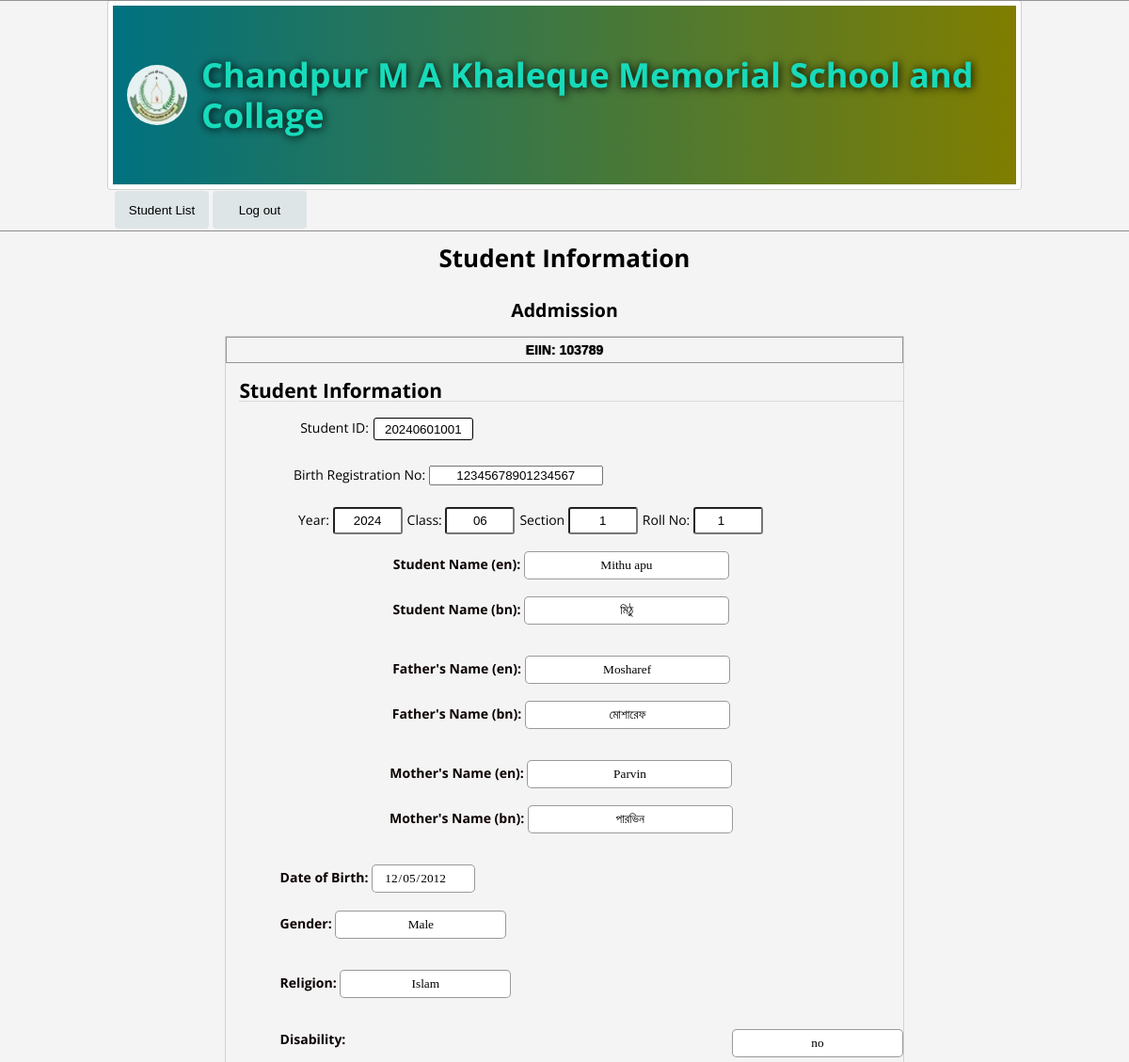
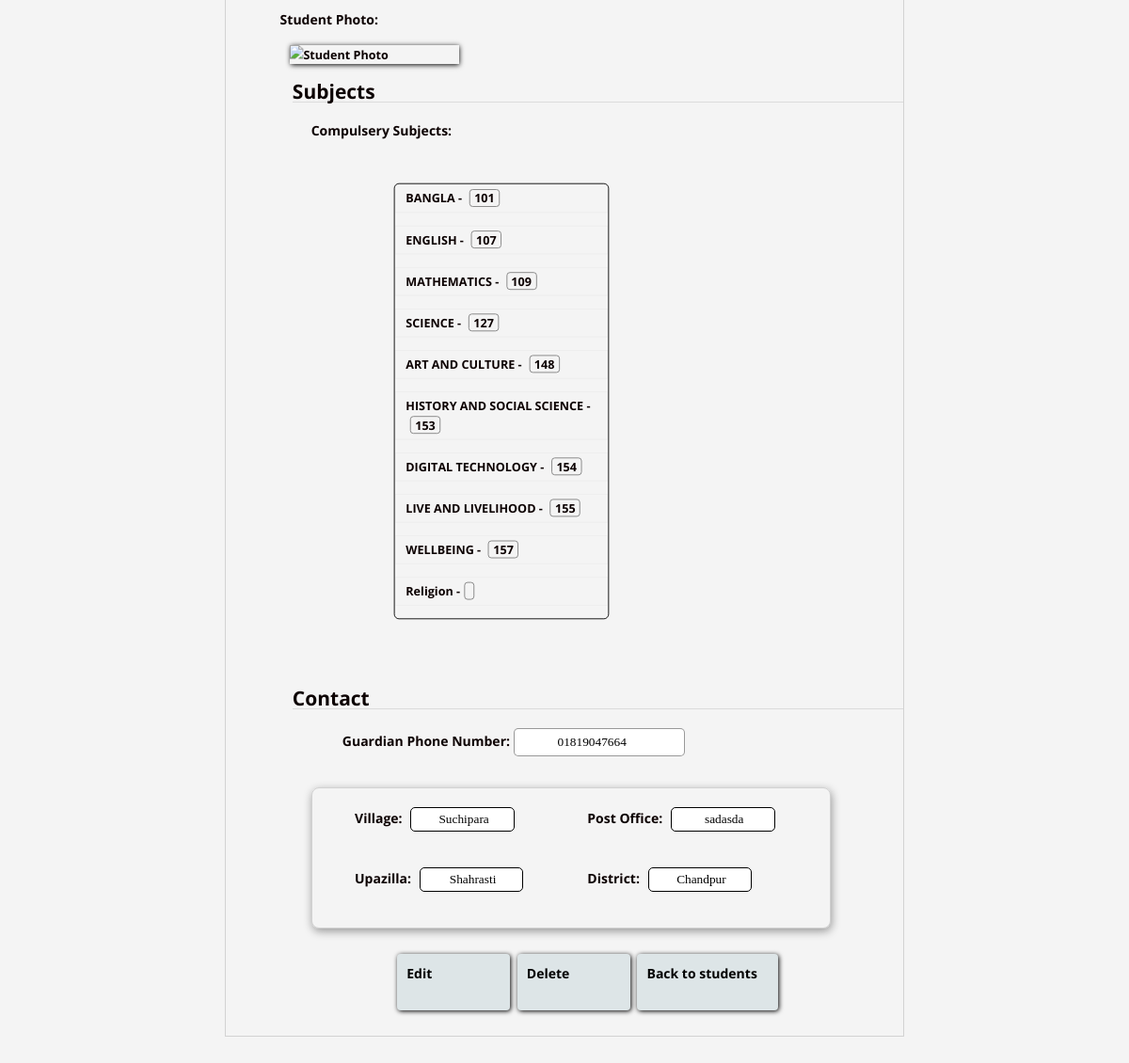
The app's page /display_student/1 (signed in) with its own data (2 pictures, top to bottom).
### tables this page shows
CREATE TABLE students (
                id INTEGER PRIMARY KEY AUTOINCREMENT,
                reg TEXT,
                year TEXT,
                calss TEXT,
                section INTEGER,
                roll INTEGER,
                s_name_en TEXT,
                s_name_bn TEXT,
                f_name_en TEXT,
                f_name_bn TEXT,
                m_name_en TEXT,
                m_name_bn TEXT,
                dob TEXT,
                gender TEXT,
                Religion TEXT,
                disability TEXT,
                photo BLOB,  -- Updated data type for photo storage
                number TEXT,
                vi TEXT,
                post TEXT,
                upazilla TEXT,
                district TEXT,
                students_id TEXT
            );

### website/app.py (the view)
@app.route('/display_student/<int:student_id>')
@login_required
def display_student(student_id):
    with sqlite3.connect('students.db') as conn:
        cursor = conn.cursor()
        cursor.execute('SELECT * FROM students WHERE id = ?', (student_id,))
        student = cursor.fetchone()
    return render_template('display_student.html', student=student)

### website/app.py (called while the page is built)
def login_required(f):
    @wraps(f)
    def decorated_function(*args, **kwargs):
        if 'user_id' not in session:
            print("User not logged in. Redirecting to login page.")
            print("Next URL:", request.url)
            return redirect(url_for('login', next=request.url))
        return f(*args, **kwargs)
    return decorated_function

### website/templates/display_student.html (shortened to what this page needs)
<!DOCTYPE html>
<html lang="en">
<head>
</head>
<body onscroll="scrolled()">
    <header>
        <div class="header">
            <img type="" src="{{ url_for('static', filename='Name___Logo-removebg-preview.png') }}"  alt="" class="imagess">
            <h1>Chandpur M A Khaleque Memorial School and Collage</h1>
        </div>
        <nav>
            <a href="{{ url_for('display_students') }}"><button id="addStudent" class="button">Student List</button></a>
            <button id="log-out" class="button">Log out</button>
        </nav>
    </header>
    <h1>Student Information</h1>
    <section class="everything">
        <h2 class="addmission">Addmission</h2>
        <form action="/submit" method="post" id="form" class="inputs" enctype="multipart/form-data">
            <div class="EIIN">
                <b><p>EIIN: 103789</p></b>
            </div>
            <div class="id">
                <h2 class="si">Student Information</h2>
                <div class="iodhas">
                    <label for="ID" class="s-id">Student ID:</label>
                    <input name="students_id" id="student_id" type="text" value="{{ student[22] }}" readonly>
                </div>
            </div>
            <div class="sb">
                <label for="reg">Birth Registration No:</label>
                <input type="text" name="reg" id="birth-reg"  value="{{ student[1] }}" readonly>
            </div>
            <div class="ycsr">
                <div>
                    <label for="year">Year:</label>
                    <input type="text" name="year" id="" value="{{ student[2] }}"  readonly>
                </div>
                <div>
                    <label for="calss">Class:</label>
                    <input type="text" name="calss" id=""  value="{{ student[3] }}"  readonly>
                </div>
                <div>
                    <label for="section">Section</label>
                    <input type="text" name="section" id="" value="{{ student[4] }}"  readonly>
                </div>
                <div>
                    <label for="roll">Roll No:</label>
                    <input name="roll" type="number" id="roll" value="{{ student[5] }}"  readonly>
                </div>
            </div>
            <div class="ndgrp">
                <div class="nameofstudent">
                    <div>
                        <label for="s_name_en" class="s_name_en">Student Name (en):</label>
                        <input type="text" name="s_name_en" id="s_name_en" value="{{ student[6] }}" readonly>
                    </div>
                    <div>
                        <label for="s_name_bn" class="s_name_bn">Student Name (bn):</label>
                        <input type="text" name="s_name_bn" id="s_name_bn" value="{{ student[7] }}"  readonly>
                    </div>
                </div>
                <div class="nameoffather">
                    <div>
                        <label for="f_name_en" class="f_name_en">Father's Name (en):</label>
                        <input type="text" name="f_name_en" id="f_name_en" value="{{ student[8] }}"  readonly>
                    </div>
                    <div>
                        <label for="f_name_bn" class="s_name_bn">Father's Name (bn):</label>
                        <input type="text" name="f_name_bn" id="f_name_bn" value="{{ student[9] }}"  readonly>
                    </div>
                </div>
                <div class="nameofmother">
                    <div>
                        <label for="m_name_en" class="m_name_en">Mother's Name (en):</label>
                        <input type="text" name="m_name_en" id="m_name_en"  value="{{ student[10] }}" readonly>
                    </div>
                    <div>
                        <label for="m_name_bn" class="s_name_bn">Mother's Name (bn):</label>
                        <input type="text" name="m_name_bn" id="m_name_bn"  value="{{ student[11] }}" readonly>
                    </div>
                </div>
                <div class="dgrd">
                    <div>
                        <label for="dob" class="dob">Date of Birth:</label>
                        <input type="date" name="dob" id="dob" min="2005-01-01" max="2012-12-31"  value="{{ student[12] }}"  readonly >
                    </div>
                    <div>
                        <label for="gender">Gender: </label>
                        <input type="text" name="gender" id="" value="{{ student[13] }}" readonly>
                    </div>
                    <div>
                        <label for="Religion" >Religion:</label>
                        <input type="text" name="Religion" id="religion" value="{{ student[14] }}" readonly>
                    </div>
                    <div class="disability-part">
                        <label for="dis">Disability:</label>
                        <input type="text" name="dis" id="Disability"  value="{{ student[15] }}" readonly>
                    </div>
    <span style="margin-bottom: 15px; ">Student Photo:</span>
    {% if student[16] %}
        <img src="{{ url_for('display_photo', student_id=student[0]) }}" alt="Student Photo" style="max-width: 200px; max-height: 300px; box-shadow: 1px 1px 6px black; scale: .9;" >
    {% else %}
        <p>No Photo Available</p>
    {% endif %}
    <div class="reg-sub">
        <h2 class="si">Subjects</h2>
        <div class="qp">
            <h4>Compulsery Subjects:</h4>
            <div class="sub" id="subject" style="scale: .9;">
                <div class="subject">
                    <p>BANGLA - <span class="subject-code">101</span></p>
                </div>
                <div class="subject">
                    <p>ENGLISH - <span class="subject-code">107</span></p>
                </div>
                <div class="subject">
                    <p>MATHEMATICS - <span class="subject-code">109</span></p>
                </div>
                <div class="subject">
                    <p>SCIENCE - <span class="subject-code">127</span></p>
                </div>
                <div class="subject">
                    <p>ART AND CULTURE - <span class="subject-code">148</span></p>
                </div>
                <div class="subject">
                    <p>HISTORY AND SOCIAL SCIENCE - <span class="subject-code">153</span></p>
                </div>
                <div class="subject">
                    <p>DIGITAL TECHNOLOGY - <span class="subject-code">154</span></p>
                </div>
                <div class="subject">
                    <p>LIVE AND LIVELIHOOD - <span class="subject-code">155</span></p>
                </div>
                <div class="subject">
                    <p>WELLBEING - <span class="subject-code">157</span></p>
                </div>
                <div class="subject">
                    <p><span id="reli">Religion - </span> <span id="subject-code-of-reli" class="subject-code"></span></p>
                </div>
            </div>
        </div>
    </div>
    <section class="contact">
        <h2 class="si">Contact</h2>
        <div class="phonenumber">
            <label for="number">Guardian Phone Number:</label>
            <input type="number" name="number" id="phonenumber" value="{{ student[17] }}" readonly>
        </div>
        <div class="location">
            <div>
                <label for="vi">Village:</label>
                <input name="vi" type="text" id="village"  value="{{ student[18] }}" readonly>
            </div>
            <div>
                <label for="post">Post Office:</label>
                <input name="post" type="text" id="postoffice"  value="{{ student[19] }}" readonly>
            </div>
            <div>
                <label for="upazilla">Upazilla:</label>
                <input name="upazilla" type="text" id="upazilla"  value="{{ student[20] }}" readonly>
            </div>
            <div>
                <label for="district">District:</label>
                <input name="district" type="text" id="district"  value="{{ student[21] }}" readonly>
            </div>
        </div>
    </section>
    <div class="buttons">
        <a class="button" href="{{ url_for('edit_student', student_id=student[0]) }}">Edit</a>
        <a class="button" href="{{ url_for('delete_student', student_id=student[0]) }}" onclick="return confirm('Are you sure you want to delete this student?')" >Delete</a>
        <a class="button" href="{{ url_for('display_students') }}">Back to students</a>
    </div>
</body>
</html>

### website/templates/display_student.html (style rules this page uses)
body { background: #000000; font: 13px/1.7em 'Open sans'; background-color: #f4f4f4; margin: 0; display: flex; align-items: center; flex-direction: column; height: 100vh; }
#dob { margin-bottom: -5px; }
.imagess { background-color: rgba(255, 255, 255, 0.9); border-radius: 50%; padding: 2px; height: 60px; width: 60px; margin: 15px; }
nav { display: flex; align-items: start; width: 80%; }
header { border-top: 1px solid rgba(128, 128, 128, 0.811); border-bottom: 1px solid rgba(128, 128, 128, 0.881); width: 100%; display: flex; align-items: center; flex-direction: column; }
.header { border: 5px solid white; outline: 1px solid rgba(128, 128, 128, 0.301); margin-top: 0px; width: 80%; color: rgb(23, 219, 186); background: linear-gradient(to right, rgb(0, 113, 128) , rgb(128, 126, 0) ); height: 190px; font-size: 18px; text-shadow: 1px 1px 10px black; display: flex; justify-content: center; align-items: center; line-height: 1.2; border-radius: 2px; }
#student_id { border: 1px ridge black; height: 20px; width: 100px; border-radius: 3px; text-align: center; margin-left: 5px; }
.ndgrp { font-size: 14px; font-weight: 700; color: #0c0101; }
.nameofstudent , .nameoffather, .nameofmother { width: 95%; display: inline-flex; justify-content: space-evenly; flex-wrap: wrap; margin-bottom: 15px; margin-left: 2%; }
form { display: flex; flex-direction: column; border: 1px solid rgba(128, 128, 128, 0.301); margin-bottom: 100px; }
label { margin-bottom: 8px; display: inline-block; }
.disability-part { display: inline-flex; justify-content: space-between; height: 30px; }
.disability-part input { margin-left: 8px; }
.ycsr { width: 70%; display: inline-flex; justify-content: space-evenly; margin-left: 10%; margin-bottom: 2%; margin-top: 2%; }
.ycsr input { width: 60px; height: 15px; padding: 5px; border-radius: 3px; }
.ndgrp input { padding: 8px; margin-bottom: 18px; height: 12px; border-radius: 5px; border: 1px solid rgba(128, 128, 128, 0.801); font-family: 'Times New Roman', Times, serif; width: 200px; }
input { text-align: center; width: fit-content; }
.iodhas { margin-left: 11%; display: inline-flex; flex-direction: row; margin-bottom: 20px; }
.sb { margin-left: 10%; }
.button { background-color: #91b1b93b; color: #000000; padding: 10px; border: none; border-radius: 4px; cursor: pointer; margin: 2px; height: 40px; width: 100px; min-width: 100px; transition: .80s; }
.dgrd { margin-left: 8%; display: inline-flex; flex-direction: column; }
.dgrd label { display: inline-block; }
.dgrd input { width: fit-content; }
.dgrd div { margin-bottom: 15px; }
.everything { display: flex; flex-direction: column; align-items: center; }
.EIIN { border: 1px solid rgba(128, 128, 128, 0.811); }
.EIIN p { margin: 2px; text-align: center; color: black; text-shadow: .1px .1px 1px black; font-family: 'Gill Sans', 'Gill Sans MT', Calibri, 'Trebuchet MS', sans-serif; }
.si { border-bottom: 1px solid rgba(0, 0, 0, 0.1); margin-left: 2%; }
.inputs { font-size: 14px; width: 60%; min-width: 60%; max-width: 60%; }
.qp { margin-left: 5%; }
.sub { width: 40%; border: 1px solid black; border-radius: 6px; margin-left: 12%; }
.subject { border: 1px ridge rgba(128, 128, 128, 0.062); }
.subject p { margin: 5px; margin-left: 12px; }
.subject-code { border: 1px ridge gray; margin-left: 5px; padding-left: 5px; padding-right: 5px; text-align: center; border-radius: 4px; }
.contact .phonenumber, .location { margin-left: 10%; }
.phonenumber { margin: 20px; }
.location { border: 1px solid rgba(128, 128, 128, 0.301); width: 80%; display: inline-flex; flex-wrap: wrap; justify-content: space-evenly; padding: 10px; border-radius: 8px; box-shadow: 1px 3px 10px rgba(0, 0, 0, 0.384); margin-bottom: 20px; margin-left: 5%; }
.location div { width: 40%; margin-top: 10px; margin-bottom: 10px; }
.location input { margin-left: 5px; height: 20px; border-radius: 5px; border: none; border: 1px solid black; padding: 2px; padding-left: 5px; width: 48%; }
.buttons { width: fit-content; padding: 10px; margin-left: 17%; }
.buttons .button { background-color: #91b1b93b; color: #000000; padding: 10px; border: none; border-radius: 4px; cursor: pointer; margin: 2px; height: 40px; width: 80px; min-width: 100px; transition: .60s; box-shadow: 1px 1px 5px black; display: inline-flex; flex-direction: row; text-align: center; text-decoration: none; }
.buttons .button:nth-child(3) { width: 130px; }

### records on screen
students: students_id "20240601001", reg "12345678901234567", year "2024", calss "06", section "1", roll "1", s_name_en "Mithu apu", s_name_bn "মিঠু", f_name_en "Mosharef", f_name_bn "মোশারেফ", m_name_en "Parvin", m_name_bn "পারভিন", dob "12/05/2012", gender "Male", Religion "Islam", dis "no", number "01819047664", vi "Suchipara", post "sadasda", upazilla "Shahrasti", district "Chandpur"
